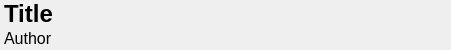
<?xml version="1.0" encoding="UTF-8"?>
<ui version="4.0">
 <class>NewsItem</class>
 <widget class="QWidget" name="NewsItem">
  <property name="geometry">
   <rect>
    <x>0</x>
    <y>0</y>
    <width>451</width>
    <height>50</height>
   </rect>
  </property>
  <property name="sizePolicy">
   <sizepolicy hsizetype="Maximum" vsizetype="Maximum">
    <horstretch>0</horstretch>
    <verstretch>0</verstretch>
   </sizepolicy>
  </property>
  <property name="minimumSize">
   <size>
    <width>430</width>
    <height>40</height>
   </size>
  </property>
  <property name="windowTitle">
   <string>Form</string>
  </property>
  <layout class="QVBoxLayout" name="topLayout" stretch="0,0">
   <property name="leftMargin">
    <number>4</number>
   </property>
   <property name="topMargin">
    <number>4</number>
   </property>
   <property name="rightMargin">
    <number>4</number>
   </property>
   <property name="bottomMargin">
    <number>4</number>
   </property>
   <item>
    <widget class="QLabel" name="newsTitle">
     <property name="minimumSize">
      <size>
       <width>430</width>
       <height>20</height>
      </size>
     </property>
     <property name="maximumSize">
      <size>
       <width>16777215</width>
       <height>60</height>
      </size>
     </property>
     <property name="font">
      <font>
       <pointsize>18</pointsize>
       <weight>75</weight>
       <bold>true</bold>
      </font>
     </property>
     <property name="text">
      <string>Title</string>
     </property>
     <property name="alignment">
      <set>Qt::AlignLeading|Qt::AlignLeft|Qt::AlignVCenter</set>
     </property>
     <property name="openExternalLinks">
      <bool>true</bool>
     </property>
    </widget>
   </item>
   <item>
    <widget class="QLabel" name="newsAuthor">
     <property name="minimumSize">
      <size>
       <width>430</width>
       <height>20</height>
      </size>
     </property>
     <property name="maximumSize">
      <size>
       <width>16777215</width>
       <height>60</height>
      </size>
     </property>
     <property name="font">
      <font>
       <pointsize>12</pointsize>
       <weight>50</weight>
       <bold>false</bold>
      </font>
     </property>
     <property name="text">
      <string>Author</string>
     </property>
     <property name="alignment">
      <set>Qt::AlignLeading|Qt::AlignLeft|Qt::AlignVCenter</set>
     </property>
    </widget>
   </item>
  </layout>
 </widget>
 <resources/>
 <connections/>
</ui>
